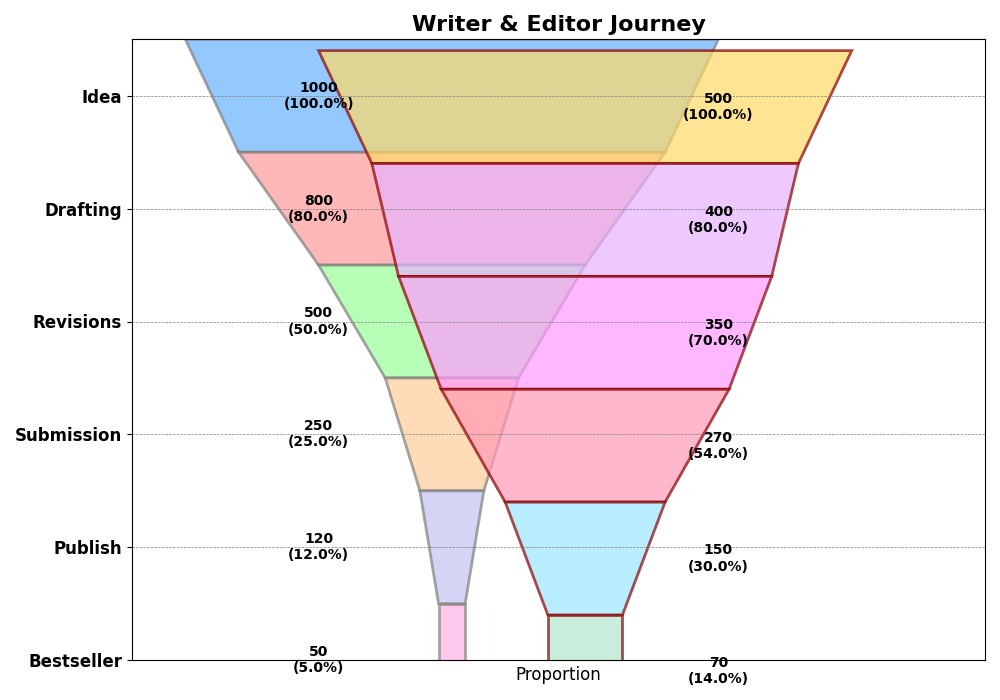

Here is the Python script that generated this plot:
import matplotlib.pyplot as plt
from matplotlib.patches import Polygon

stages = ['Idea', 'Drafting', 'Revisions', 'Submission', 'Publish', 'Bestseller']
writers = [1000, 800, 500, 250, 120, 50]
editing_team = [500, 400, 350, 270, 150, 70]
widths_writers = [w / max(writers) for w in writers]
widths_editors = [e / max(editing_team) for e in editing_team]

polygon_points_writers = []
polygon_points_editors = []

for i, width in enumerate(widths_writers):
    bottom_width = width if i == len(widths_writers) - 1 else widths_writers[i + 1]
    top_left = ((1 - width) / 2, i)
    top_right = ((1 + width) / 2, i)
    bottom_left = ((1 - bottom_width) / 2, i + 1)
    bottom_right = ((1 + bottom_width) / 2, i + 1)
    polygon_points_writers.append([top_left, top_right, bottom_right, bottom_left])

for i, width in enumerate(widths_editors):
    bottom_width = width if i == len(widths_editors) - 1 else widths_editors[i + 1]
    top_left = ((1.5 - width) / 2, i + 0.1)
    top_right = ((1.5 + width) / 2, i + 0.1)
    bottom_left = ((1.5 - bottom_width) / 2, i + 1.1)
    bottom_right = ((1.5 + bottom_width) / 2, i + 1.1)
    polygon_points_editors.append([top_left, top_right, bottom_right, bottom_left])

fig, ax = plt.subplots(figsize=(10, 7))

colors_writers = ['#66b3ff', '#ff9999', '#99ff99', '#ffcc99', '#c2c2f0', '#ffb3e6']
colors_editors = ['#ffd966', '#e6b3ff', '#ff99ff', '#ff99b6', '#99e6ff', '#b3e6cc']

for i, points in enumerate(polygon_points_writers):
    funnel_polygon_writers = Polygon(
        points, closed=True, 
        facecolor=colors_writers[i], edgecolor='gray', 
        linewidth=2, alpha=0.7
    )
    ax.add_patch(funnel_polygon_writers)
    percentage = (writers[i] / writers[0]) * 100
    ax.text(0.25, i + 0.5, f'{writers[i]}\n({percentage:.1f}%)', va='center', ha='center', fontsize=10, color='black', fontweight='bold')

for i, points in enumerate(polygon_points_editors):
    funnel_polygon_editors = Polygon(
        points, closed=True, 
        facecolor=colors_editors[i], edgecolor='darkred', 
        linewidth=2, alpha=0.7
    )
    ax.add_patch(funnel_polygon_editors)
    percentage = (editing_team[i] / editing_team[0]) * 100
    ax.text(1.0, i + 0.6, f'{editing_team[i]}\n({percentage:.1f}%)', va='center', ha='center', fontsize=10, color='black', fontweight='bold')

ax.set_yticks([i + 0.5 for i in range(len(stages))])
ax.set_yticklabels(stages, fontsize=12, fontweight='bold', ha='right')
ax.invert_yaxis()

plt.title("Writer & Editor Journey", fontsize=16, fontweight='bold')
plt.xlabel('Proportion', fontsize=12)

ax.grid(which='both', linestyle='--', linewidth=0.5, color='gray', axis='both')
ax.set_xticks([])
ax.set_xlim(-0.1, 1.5)

plt.tight_layout()
plt.show()
